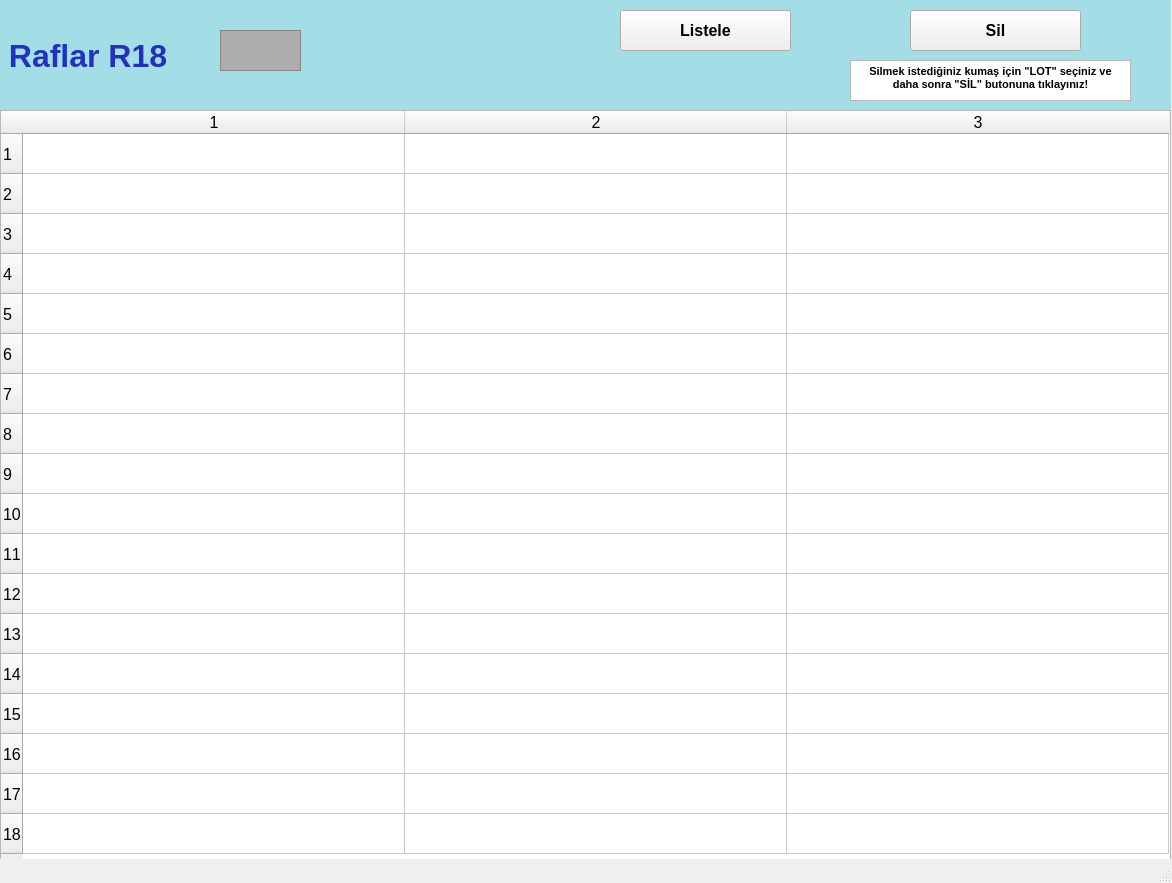
<?xml version="1.0" encoding="UTF-8"?>
<ui version="4.0">
 <class>raflarR18_ekran</class>
 <widget class="QMainWindow" name="raflarR18_ekran">
  <property name="geometry">
   <rect>
    <x>0</x>
    <y>0</y>
    <width>1172</width>
    <height>883</height>
   </rect>
  </property>
  <property name="font">
   <font>
    <pointsize>12</pointsize>
    <weight>50</weight>
    <bold>false</bold>
    <kerning>false</kerning>
   </font>
  </property>
  <property name="windowTitle">
   <string/>
  </property>
  <widget class="QWidget" name="centralwidget">
   <widget class="QLabel" name="raflarR1yazi_lbl">
    <property name="geometry">
     <rect>
      <x>0</x>
      <y>0</y>
      <width>1171</width>
      <height>111</height>
     </rect>
    </property>
    <property name="font">
     <font>
      <pointsize>24</pointsize>
      <weight>75</weight>
      <bold>true</bold>
     </font>
    </property>
    <property name="styleSheet">
     <string notr="true">background-color: rgb(163, 221, 229);
color: rgb(34, 50, 190);</string>
    </property>
    <property name="text">
     <string> Raflar R18</string>
    </property>
   </widget>
   <widget class="QFrame" name="raflarR1_img">
    <property name="geometry">
     <rect>
      <x>220</x>
      <y>30</y>
      <width>81</width>
      <height>41</height>
     </rect>
    </property>
    <property name="styleSheet">
     <string notr="true">background-color: rgb(173, 173, 173);</string>
    </property>
    <property name="frameShape">
     <enum>QFrame::StyledPanel</enum>
    </property>
    <property name="frameShadow">
     <enum>QFrame::Raised</enum>
    </property>
   </widget>
   <widget class="QTableWidget" name="R18_tw">
    <property name="geometry">
     <rect>
      <x>0</x>
      <y>110</y>
      <width>1171</width>
      <height>751</height>
     </rect>
    </property>
    <property name="baseSize">
     <size>
      <width>0</width>
      <height>0</height>
     </size>
    </property>
    <property name="rowCount">
     <number>18</number>
    </property>
    <property name="columnCount">
     <number>3</number>
    </property>
    <attribute name="horizontalHeaderVisible">
     <bool>true</bool>
    </attribute>
    <attribute name="horizontalHeaderCascadingSectionResizes">
     <bool>false</bool>
    </attribute>
    <attribute name="horizontalHeaderDefaultSectionSize">
     <number>382</number>
    </attribute>
    <attribute name="horizontalHeaderMinimumSectionSize">
     <number>38</number>
    </attribute>
    <attribute name="verticalHeaderDefaultSectionSize">
     <number>40</number>
    </attribute>
    <attribute name="verticalHeaderMinimumSectionSize">
     <number>23</number>
    </attribute>
    <row/>
    <row/>
    <row/>
    <row/>
    <row/>
    <row/>
    <row/>
    <row/>
    <row/>
    <row/>
    <row/>
    <row/>
    <row/>
    <row/>
    <row/>
    <row/>
    <row/>
    <row/>
    <column/>
    <column/>
    <column/>
   </widget>
   <widget class="QPushButton" name="listeleR18_btn">
    <property name="geometry">
     <rect>
      <x>620</x>
      <y>10</y>
      <width>171</width>
      <height>41</height>
     </rect>
    </property>
    <property name="font">
     <font>
      <pointsize>12</pointsize>
      <weight>75</weight>
      <bold>true</bold>
     </font>
    </property>
    <property name="text">
     <string>Listele</string>
    </property>
   </widget>
   <widget class="QPushButton" name="silR18_btn">
    <property name="geometry">
     <rect>
      <x>910</x>
      <y>10</y>
      <width>171</width>
      <height>41</height>
     </rect>
    </property>
    <property name="font">
     <font>
      <pointsize>12</pointsize>
      <weight>75</weight>
      <bold>true</bold>
     </font>
    </property>
    <property name="text">
     <string>Sil</string>
    </property>
   </widget>
   <widget class="QTextBrowser" name="textBrowser">
    <property name="geometry">
     <rect>
      <x>850</x>
      <y>60</y>
      <width>281</width>
      <height>41</height>
     </rect>
    </property>
    <property name="html">
     <string>&lt;!DOCTYPE HTML PUBLIC &quot;-//W3C//DTD HTML 4.0//EN&quot; &quot;http://www.w3.org/TR/REC-html40/strict.dtd&quot;&gt;
&lt;html&gt;&lt;head&gt;&lt;meta name=&quot;qrichtext&quot; content=&quot;1&quot; /&gt;&lt;style type=&quot;text/css&quot;&gt;
p, li { white-space: pre-wrap; }
&lt;/style&gt;&lt;/head&gt;&lt;body style=&quot; font-family:'MS Shell Dlg 2'; font-size:12pt; font-weight:400; font-style:normal;&quot;&gt;
&lt;p align=&quot;center&quot; style=&quot; margin-top:0px; margin-bottom:0px; margin-left:0px; margin-right:0px; -qt-block-indent:0; text-indent:0px;&quot;&gt;&lt;span style=&quot; font-size:8pt; font-weight:600;&quot;&gt;Silmek istediğiniz kumaş için &amp;quot;LOT&amp;quot; seçiniz ve daha sonra &amp;quot;SİL&amp;quot; butonuna tıklayınız!&lt;/span&gt;&lt;/p&gt;&lt;/body&gt;&lt;/html&gt;</string>
    </property>
   </widget>
  </widget>
  <widget class="QStatusBar" name="statusbar"/>
 </widget>
 <resources/>
 <connections/>
</ui>
